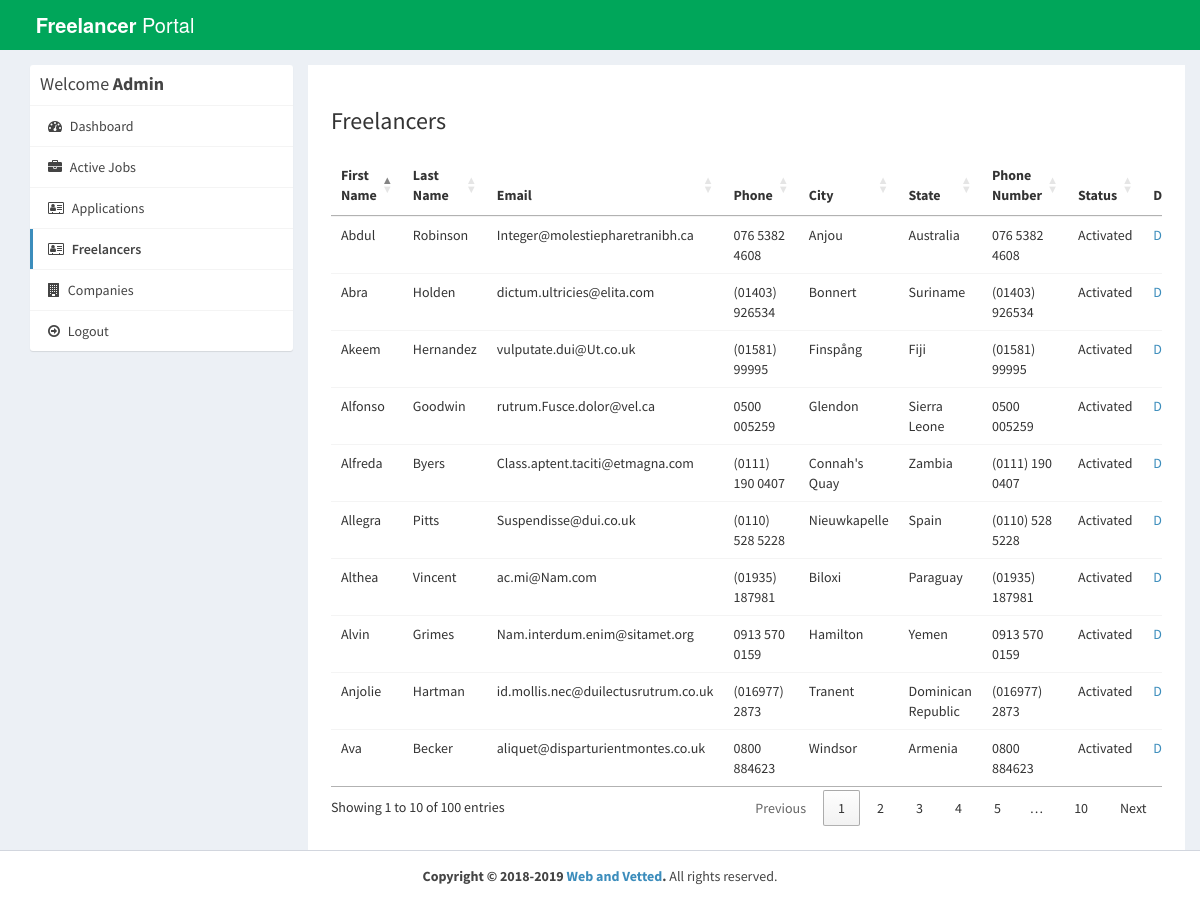
/admin/freelance-approval.php (signed in), run on the app's committed database.
### tables this page shows
CREATE TABLE `users` (
  `id_user` int(11) NOT NULL,
  `firstname` varchar(255) NOT NULL,
  `lastname` varchar(255) NOT NULL,
  `email` varchar(255) NOT NULL,
  `password` varchar(255) NOT NULL,
  `address` text,
  `city` varchar(255) DEFAULT NULL,
  `state` varchar(255) DEFAULT NULL,
  `contactno` varchar(255) DEFAULT NULL,
  `qualification` varchar(255) DEFAULT NULL,
  `stream` varchar(255) DEFAULT NULL,
  `passingyear` varchar(255) DEFAULT NULL,
  `dob` varchar(255) DEFAULT NULL,
  `age` varchar(255) DEFAULT NULL,
  `designation` varchar(255) DEFAULT NULL,
  `resume` varchar(255) DEFAULT NULL,
  `hash` varchar(255) DEFAULT NULL,
  `active` int(11) NOT NULL DEFAULT '0',
  `aboutme` text,
  `skills` text
);

### admin/freelance-approval.php (the view, shortened to what this page needs)
<?php
require_once("../db.php");
?>
<!DOCTYPE html>
<html>
<head>
  <link rel="stylesheet" href="https://cdnjs.cloudflare.com/ajax/libs/twitter-bootstrap/3.3.7/css/bootstrap.min.css">
  <link rel="stylesheet" href="https://cdnjs.cloudflare.com/ajax/libs/font-awesome/4.7.0/css/font-awesome.min.css">
  <link rel="stylesheet" href="https://cdnjs.cloudflare.com/ajax/libs/ionicons/2.0.1/css/ionicons.min.css">
  <link rel="stylesheet" href="https://cdn.datatables.net/1.10.15/css/jquery.dataTables.min.css">
  <link rel="stylesheet" href="../css/AdminLTE.min.css">
  <link rel="stylesheet" href="../css/_all-skins.min.css">
  <link rel="stylesheet" href="../css/custom.css">
</head>
<body class="hold-transition skin-green sidebar-mini">
<div class="wrapper">
  <header class="main-header">
    <a href="index.php" class="logo logo-bg">
      <span class="logo-lg"><b>Freelancer</b> Portal</span>
    </a>
    <nav class="navbar navbar-static-top">
    </nav>
  </header>
  <div class="content-wrapper" style="margin-left: 0px;">
    <section id="candidates" class="content-header">
      <div class="container">
        <div class="row">
          <div class="col-md-3">
            <div class="box box-solid">
              <div class="box-header with-border">
                <h3 class="box-title">Welcome <b>Admin</b></h3>
              </div>
              <div class="box-body no-padding">
                <ul class="nav nav-pills nav-stacked">
                  <li><a href="dashboard.php"><i class="fa fa-dashboard"></i> Dashboard</a></li>
                  <li><a href="active-jobs.php"><i class="fa fa-briefcase"></i> Active Jobs</a></li>
                  <li><a href="applications.php"><i class="fa fa-address-card-o"></i> Applications</a></li>
				  <li class="active"><a href="freelance-approval.php"><i class="fa fa-address-card-o"></i> Freelancers</a></li>
                  <li><a href="companies.php"><i class="fa fa-building"></i> Companies</a></li>
                  <li><a href="../logout.php"><i class="fa fa-arrow-circle-o-right"></i> Logout</a></li>
                </ul>
              </div>
            </div>
          </div>
          <div class="col-md-9 bg-white padding-2">
            <h3>Freelancers</h3>
            <div class="row margin-top-20">
              <div class="col-md-12">
                <div class="box-body table-responsive no-padding">
                  <table id="example2" class="table table-hover">
                    <thead>
                      <th>First Name</th>
                      <th>Last Name</th>
                      <th>Email</th>
                      <th>Phone</th>
                      <th>City</th>
                      <th>State</th>
                      <th>Phone Number</th>
                      <th>Status</th>
                      <th>Delete</th>
                    </thead>
                    <tbody>
                      <?php
                      $sql = "SELECT * FROM users";
                      $result = $conn->query($sql);
                      if($result->num_rows > 0) {
                        while($row = $result->fetch_assoc()) {
                      ?>
                      <tr>
                        <td><?php echo $row['firstname']; ?></td>
                        <td><?php echo $row['lastname']; ?></td>
                        <td><?php echo $row['email']; ?></td>
                        <td><?php echo $row['contactno']; ?></td>
                        <td><?php echo $row['city']; ?></td>
                        <td><?php echo $row['state']; ?></td>
                        <td><?php echo $row['contactno']; ?></td>
                        <td>
                        <?php
                          if($row['active'] == '1') {
                            echo "Activated";
                          } else if($row['active'] == '2') {
                            ?>
                            <a href="reject-freelancer.php?id=<?php echo $row['id_user']; ?>">Reject</a> <a href="approve-freelancer.php?id=<?php echo $row['id_user']; ?>">Approve</a>
                            <?php
                          } else if ($row['active'] == '3') {
                            ?>
                              <a href="approve-freelancer.php?id=<?php echo $row['id_user']; ?>">Reactivate</a>
                            <?php
                          } else if($row['active'] == '0') {
                            echo "Rejected";
                          }
                        ?>
                        </td>
                        <td><a href="delete-freelancer.php?id=<?php echo $row['id_user']; ?>">Delete</a></td>
                      </tr>
                     <?php
                        }
                      }
                    ?>
                    </tbody>
                  </table>
                </div>
              </div>
            </div>
          </div>
        </div>
      </div>
    </section>
  </div>
  <footer class="main-footer" style="margin-left: 0px;">
    <div class="text-center">
      <strong>Copyright &copy; 2018-2019 <a href="learningfromscratch.online">Web and Vetted</a>.</strong> All rights
    reserved.
    </div>
  </footer>
</div>
</body>
</html>

### css/custom.css (style rules this page uses)
.logo-bg { background-color: #00A65A !important; }
.margin-top-20 { margin-top: 20px; }
.padding-2 { padding: 2%; }
.bg-white { background-color: #fff; }

### data on the page
users: firstname "Althea", lastname "Vincent", email "ac.mi@Nam.com", contactno "(01935) 187981", city "Biloxi", state "Paraguay", active "Activated"
users: firstname "Abra", lastname "Holden", email "dictum.ultricies@elita.com", contactno "(01403) 926534", city "Bonnert", state "Suriname", active "Activated"
users: firstname "Alfonso", lastname "Goodwin", email "rutrum.Fusce.dolor@vel.ca", contactno "0500 005259", city "Glendon", state "Sierra Leone", active "Activated"
users: firstname "Allegra", lastname "Pitts", email "Suspendisse@dui.co.uk", contactno "(0110) 528 5228", city "Nieuwkapelle", state "Spain", active "Activated"
users: firstname "Ava", lastname "Becker", email "aliquet@disparturientmontes.co.uk", contactno "0800 884623", city "Windsor", state "Armenia", active "Activated"
users: firstname "Alfreda", lastname "Byers", email "Class.aptent.taciti@etmagna.com", contactno "(0111) 190 0407", city "Connah's Quay", state "Zambia", active "Activated"
users: firstname "Alvin", lastname "Grimes", email "Nam.interdum.enim@sitamet.org", contactno "0913 570 0159", city "Hamilton", state "Yemen", active "Activated"
users: firstname "Akeem", lastname "Hernandez", email "vulputate.dui@Ut.co.uk", contactno "(01581) 99995", city "Finspång", state "Fiji", active "Activated"
users: firstname "Anjolie", lastname "Hartman", email "id.mollis.nec@duilectusrutrum.co.uk", contactno "(016977) 2873", city "Tranent", state "Dominican Republic", active "Activated"
users: firstname "Abdul", lastname "Robinson", email "Integer@molestiepharetranibh.ca", contactno "076 5382 4608", city "Anjou", state "Australia", active "Activated"
